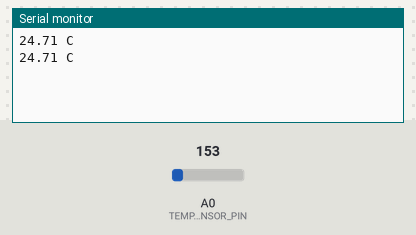
A sketch run on a simulated Arduino Uno, built with avr-gcc and run on an emulated ATmega328P. Shown: the last lines printed to the serial monitor. Inputs (shaded band) come from the test bench; at power-on: A0 (TEMP_SENSOR_PIN) = 153.

Above: at 5.8 s.
5.9 s: A0 (TEMP_SENSOR_PIN) set to 165
At 10.8 s:
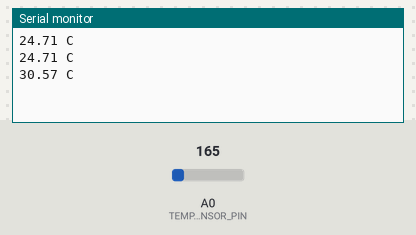
11.9 s: A0 (TEMP_SENSOR_PIN) set to 175
At 15.9 s:
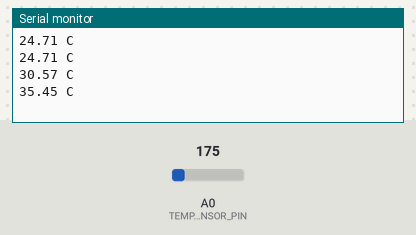
Timing chart, 0 to 17.4 s (numbered marks = the images above; inputs shaded):
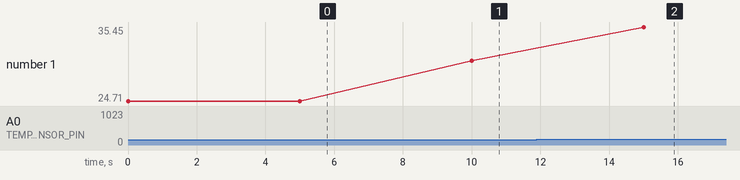

Measured:
- after the input at 5.9 s, the serial monitor: prints a new line after 4.1 s (image 1)
- after the input at 11.9 s, the serial monitor: prints a new line after 3.1 s (image 2)
- plotted number 1: 24.71 → 30.57 after the input at 5.9 s, 30.57 → 35.45 after the input at 11.9 s

The sketch:

TwitterTemperature.ino
```cpp
#define CELSIUS
const unsigned int TEMP_SENSOR_PIN = 0;
const unsigned int BAUD_RATE = 9600;
const float SUPPLY_VOLTAGE = 5.0;
void setup() {
  Serial.begin(BAUD_RATE);
}

void loop() {
  const int sensor_voltage = analogRead(TEMP_SENSOR_PIN);
  const float voltage = sensor_voltage * SUPPLY_VOLTAGE / 1024;
  const float celsius = (voltage * 1000 - 500) / 10;
#ifdef CELSIUS
  Serial.print(celsius);
  Serial.println(" C");
#else
  Serial.print(9.0 / 5.0 * celsius + 32.0);
  Serial.println(" F");
#endif
  delay(5000);
}
```
